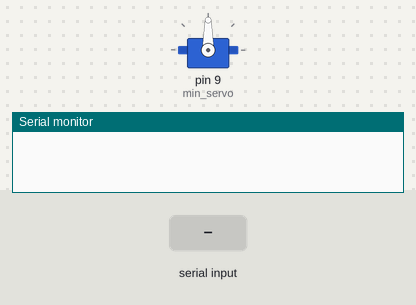
Bench run of a sketch on a simulated Arduino Uno, built with avr-gcc and run on an emulated ATmega328P. Parts: servo, the last lines printed to the serial monitor. Inputs (shaded band) come from the test bench.

Above: at 1.2 s.
1.3 s: "30,150\n" received over Serial
At 2.2 s:
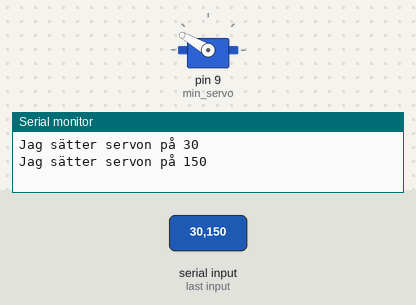
4.3 s: "90,45\n" received over Serial
At 5.7 s:
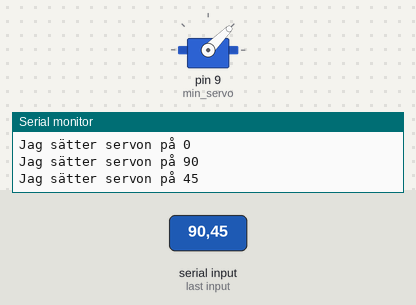
7.3 s: "200\n" received over Serial
At 7.6 s:
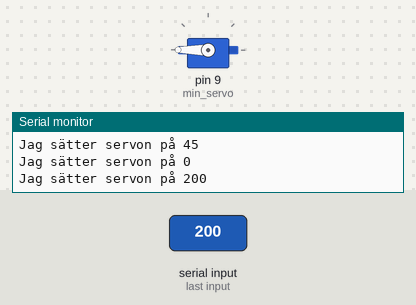
Timing chart, 0 to 10.3 s (numbered marks = the images above; inputs shaded):
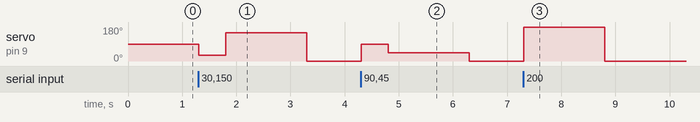

Measured:
- after the input at 1.3 s, servo on pin 9 (min_servo): 90° → 30° at once, → 150° 0.50 s later, → 0° 1.5 s later
- after the input at 4.3 s, servo on pin 9 (min_servo): 0° → 90° at once, → 45° 0.50 s later, → 0° 1.5 s later
- after the input at 7.3 s, servo on pin 9 (min_servo): 0° → 180° at once, → 0° 1.5 s later

The sketch:

emil_servo.ino
```cpp
#include <Servo.h>
Servo min_servo;

void setup() {
  // put your setup code here, to run once:
Serial.begin(9600);

min_servo.attach(9);
}

void loop()
{
  // put your main code here, to run repeatedly:
if (Serial.available())
{
const int vard = Serial.parseInt();
Serial.print("Jag sätter servon på ");
Serial.println(vard);
//const int vard = 110;
min_servo.write(vard);
delay(500);
//min_servo.write(0);
//delay(500);
}

}
```
